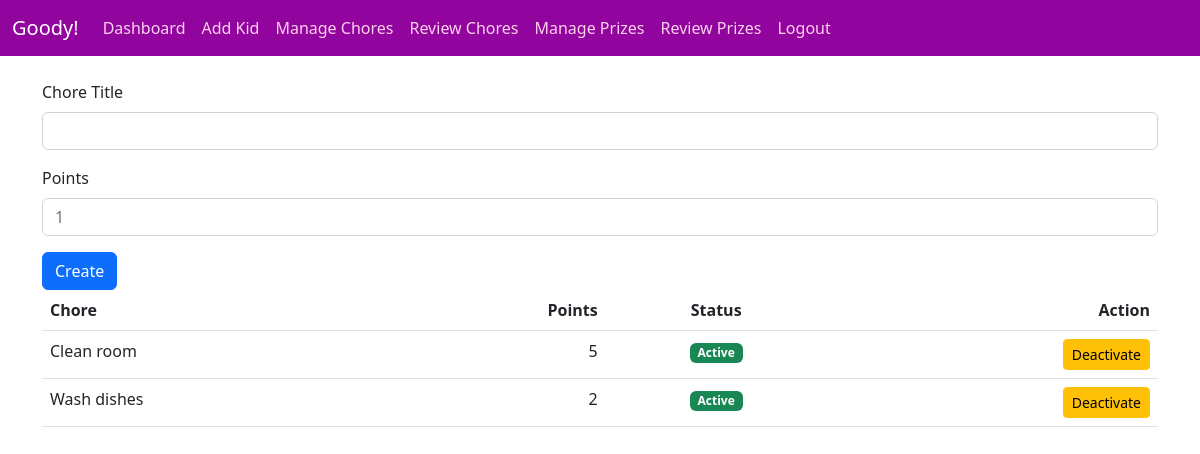
The app's page /parents/chores (signed in), older data.
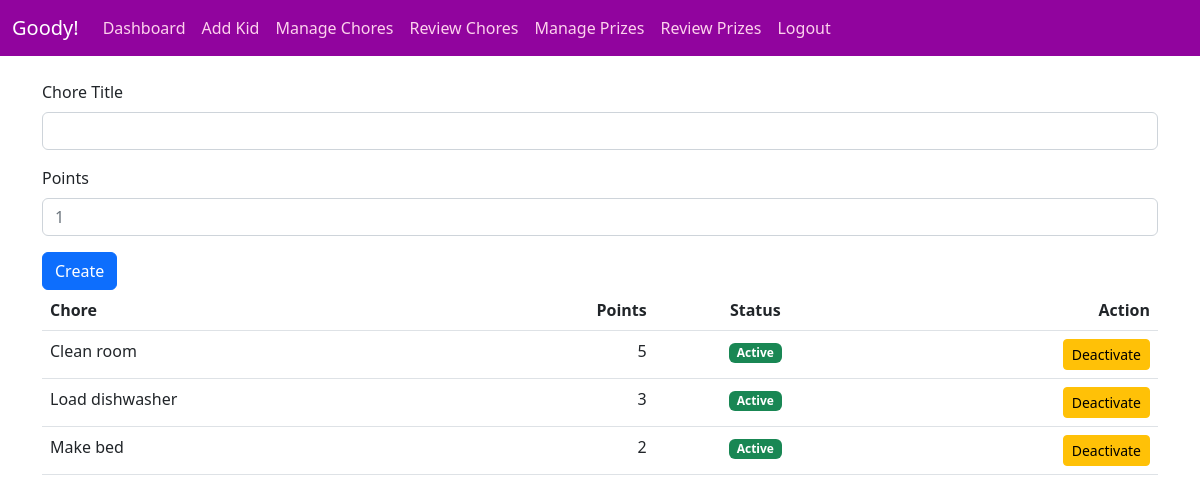
The same page, newer data.
### tables this page shows
CREATE TABLE chore_templates (
  id INTEGER PRIMARY KEY AUTOINCREMENT,
  household_id INTEGER NOT NULL,
  title TEXT NOT NULL,
  points INTEGER NOT NULL DEFAULT 1,
  active TEXT NOT NULL DEFAULT 'Y' CHECK(active IN ('Y','N')),
  created_on DATETIME DEFAULT CURRENT_TIMESTAMP,
  created_by INTEGER NOT NULL,
  FOREIGN KEY(household_id) REFERENCES households(id),
  FOREIGN KEY(created_by) REFERENCES users(id)
);

### app.py (the view, shortened to what this page needs)
@app.route("/parents/chores", methods=["GET", "POST"])
def parents_chores():
    parent = get_current_user()
    if not parent:
        return redirect(url_for("login"))
    if parent["role"] != "parent":
        abort(403)
    if not parent["household_id"]:
        return redirect(url_for("households"))
    with get_db_connection() as conn:
        cursor = conn.cursor()
        cursor.execute("SELECT id, title, points, active FROM chore_templates WHERE household_id = ? ORDER BY active DESC, title", (parent["household_id"],))
        chores = cursor.fetchall()
    return render_template("parent-chores.html", chores=chores)

### app.py (called while the page is built)
def get_db_connection():
    conn = sqlite3.connect("choretracker.db")
    conn.row_factory = sqlite3.Row
    conn.execute("PRAGMA foreign_keys = ON")
    return conn

def get_current_user():
    if hasattr(g, "current_user"):
        return g.current_user
    user_id = session.get("user_id")
    if not user_id:
        g.current_user = None
        return None
    with get_db_connection() as conn:
        cursor = conn.cursor()
        cursor.execute("SELECT * FROM users WHERE id = ?", (user_id,))
        g.current_user = cursor.fetchone()
        return g.current_user

@app.context_processor
def inject_user():
    return {"current_user": get_current_user()}

### templates/parent-chores.html (shortened to what this page needs)
{% extends "layout.html" %}
{% block content %}
    <form method="post">
        <div class="mb-3">
            <label for="choretitle" class="form-label">Chore Title</label>
            <input class="form-control" id="choretitle" name="choretitle" type="text">
        </div>
        <div class="mb-3">
            <label for="chorepoints" class="form-label">Points</label>
            <input class="form-control" id="chorepoints" name="chorepoints" placeholder="1" type="number" min="1">
        </div>
        <div>
            <button class="btn btn-primary" type="submit">Create</button>
        </div>
    </form>
    <table class="table">
        <thead>
            <tr>
                <th class="text-start">Chore</th>
                <th class="text-end">Points</th>
                <th class="text-center">Status</th>
                <th class="text-end">Action</th>
            </tr>
        </thead>
        <tbody>
                {% for chore in chores %}
                <tr>
                    <td class="text-start">{{  chore.title  }}</td>
                    <td class="text-end">{{  chore.points  }}</td>
                    <td class="text-center">
                        {% if chore.active == 'Y' %}
                            <span class="badge bg-success">Active</span>
                        {% else %}
                            <span class="badge bg-secondary">Inactive</span>
                        {% endif %}
                    </td>
                    <td class="text-end">
                        <form method="post" action="{{ url_for('toggle_chore', chore_id=chore.id) }}">
                            <button class="btn btn-sm {% if chore.active == 'Y' %}btn-warning{% else %}btn-success{% endif %}" type="submit">
                                {% if chore.active == 'Y' %}
                                    Deactivate
                                {% else %}
                                    Activate
                                {% endif %}
                            </button>
                        </form>
                    </td>
                </tr>
                {% endfor %}
        </tbody>
    </table>
{% endblock %}

Row changes from the older to the newer data that the page shows:
changed chore_templates: title "Wash dishes" → "Load dishwasher"; points "2" → "3"
added chore_templates: title "Make bed", points "2", active "Active"
